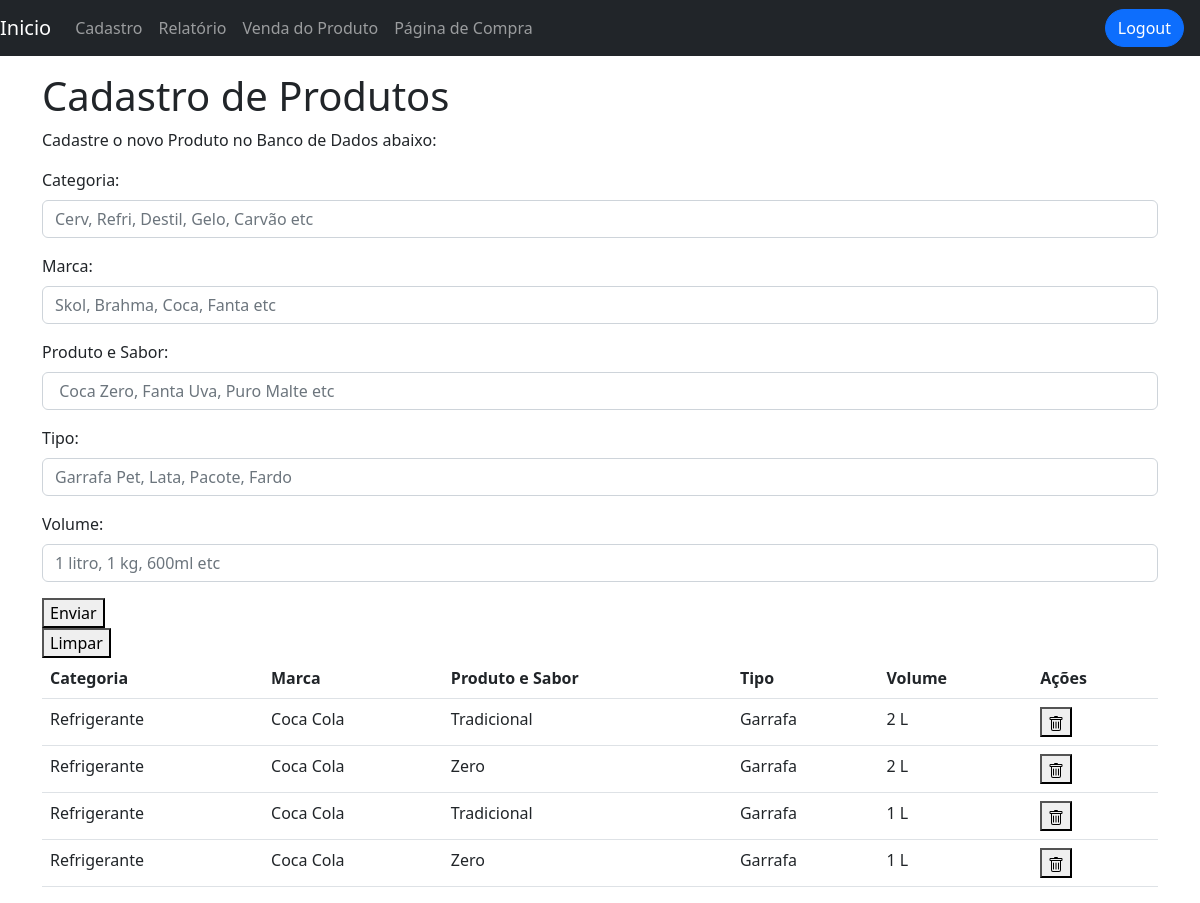
Page /estoque/cadastro (signed in) on the committed database.
### app_estoque/models.py (models this page shows, shortened)
class Itens(models.Model):
    item_id             = models.AutoField(primary_key=True)
    categoria           = models.CharField(max_length=30)
    marca               = models.CharField(max_length=30, default="NA")
    produto_sabor       = models.CharField(max_length=30, default="NA")
    tipo                = models.CharField(max_length=30, default="NA")
    volume              = models.CharField(max_length=30)

### app_estoque/views.py (the view, shortened to what this page needs)
# urls.py: path("cadastro", views.cadastro, name="cadastro"),
def cadastro(request):
    if not request.user.is_authenticated:
        return redirect(autenticacao)
    retorno={}
    retorno['produtos'] = Itens.objects.all()
    return render(request, 'pagina_cadastro.html', retorno)

### app_estoque/templates/pagina_cadastro.html (shortened to what this page needs)
<!DOCTYPE html>
<html lang="pt-br">
<head>
    {% load static %}
  <link rel="stylesheet" href="{% static 'css/bootstrap.min.css' %}">
</head>
<body>
{% include "navbar.html" %}
 <div class="container mt-3">
<form action="cadastro" method="post">
    <h1>Cadastro de Produtos</h1>
    <p>Cadastre o novo Produto no Banco de Dados abaixo:</p>
    <div class="mb-3 mt-3">
    <label for="Categoria" class="form-label">Categoria:</label>
    <input type="text" class="form-control" id="Categoria" placeholder="Cerv, Refri, Destil, Gelo, Carvão etc" name="Categoria">
    </div>
    <div class="mb-3 mt-3">
    <label for="Marca" class="form-label">Marca:</label>
    <input type="text" class="form-control" id="Marca" placeholder="Skol, Brahma, Coca, Fanta etc" name="Marca">
    </div>
    <div class="mb-3 mt-3">
    <label for="Produto e Sabor" class="form-label">Produto e Sabor:</label>
    <input type="text" class="form-control" id="Produto e Sabor" placeholder=" Coca Zero, Fanta Uva, Puro Malte etc" name="Produto e Sabor">
    </div>
    <div class="mb-3 mt-3">
    <label for="Tipo" class="form-label">Tipo:</label>
    <input type="text" class="form-control" id="Tipo" placeholder="Garrafa Pet, Lata, Pacote, Fardo" name="Tipo">
    </div>
    <div class="mb-3 mt-3">
    <label for="Volume" class="form-label">Volume:</label>
    <input type="text" class="form-control" id="Volume" placeholder="1 litro, 1 kg, 600ml etc" name="Volume">
    </div>
    <div>
           <button input type="submit" value="enviar" class="solid" onclick="alert ('Cadastrado com Sucesso')">Enviar</button>
    </div>
    <div>
    <button type="reset" class="clear">Limpar</button>
    </div>
 </form>
     <table class="table table-hover">
    <thead>
      <tr>
        <th>Categoria</th>
        <th>Marca</th>
        <th>Produto e Sabor</th>
        <th>Tipo</th>
        <th>Volume</th>
        <th>Ações</th>
      </tr>
    </thead>
    <tbody>
    {% for p in produtos %}
      <tr>
        <td>{{p.categoria}}</td>
        <td>{{p.marca}}</td>
        <td>{{p.produto_sabor}}</td>
        <td>{{p.tipo}}</td>
        <td>{{p.volume}}</td>
        <td>
    <form action="cadastro" method="post">
            <button type="submit" name="deletar" value="{{p.item_id}}">
            </button>
    </form>
        </td>
      </tr>
    {% endfor %}
    </tbody>
  </table>
 </div>
 </body>
</html>

### app_estoque/templates/navbar.html (shortened to what this page needs)
  <nav class="navbar navbar-expand-lg navbar-dark bg-dark">
    <a class="navbar-brand" href="#">Inicio</a>
    <div class="collapse navbar-collapse" id="navbarNav">
      <ul class="navbar-nav">
        <li class="nav-item">
          <a class="nav-link" href="cadastro">Cadastro</a>
        </li>
        <li class="nav-item">
          <a class="nav-link" href="relatorio">Relatório</a>
        </li>
        <li class="nav-item">
          <a class="nav-link" href="venda_do_produto">Venda do Produto</a>
        </li>
        <li class="nav-item">
          <a class="nav-link" href="pagina_de_compra">Página de Compra</a>
        </li>
      </ul>
    </div>
      <form class="d-flex" action="logout" method="POST">
        <button class="btn btn-primary rounded-5 me-3" type="submit">Logout</button>
      </form>
  </nav>

### rows in the picture
Itens: categoria "Refrigerante", marca "Coca Cola", produto_sabor "Tradicional", tipo "Garrafa", volume "2 L", {{ p.item_id }} 5 (drawn)
Itens: categoria "Refrigerante", marca "Coca Cola", produto_sabor "Zero", tipo "Garrafa", volume "2 L", {{ p.item_id }} 6 (drawn)
Itens: categoria "Refrigerante", marca "Coca Cola", produto_sabor "Tradicional", tipo "Garrafa", volume "1 L", {{ p.item_id }} 7 (drawn)
Itens: categoria "Refrigerante", marca "Coca Cola", produto_sabor "Zero", tipo "Garrafa", volume "1 L", {{ p.item_id }} 8 (drawn)
